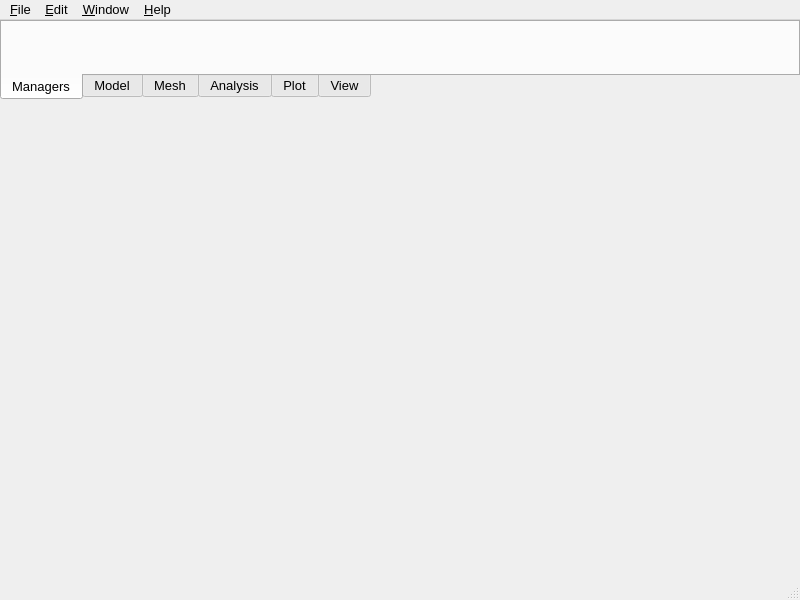
<?xml version="1.0" encoding="UTF-8"?>
<ui version="4.0">
 <class>MainWindow</class>
 <widget class="QMainWindow" name="MainWindow">
  <property name="geometry">
   <rect>
    <x>0</x>
    <y>0</y>
    <width>800</width>
    <height>600</height>
   </rect>
  </property>
  <property name="font">
   <font>
    <pointsize>10</pointsize>
   </font>
  </property>
  <property name="windowTitle">
   <string>QRodSystems</string>
  </property>
  <property name="windowIcon">
   <iconset resource="../../resources/images.qrc">
    <normaloff>:/icons/3D-Modeling.svg</normaloff>:/icons/3D-Modeling.svg</iconset>
  </property>
  <widget class="QWidget" name="centralWidget">
   <property name="font">
    <font>
     <pointsize>10</pointsize>
    </font>
   </property>
   <layout class="QVBoxLayout" name="verticalLayout_2">
    <property name="leftMargin">
     <number>0</number>
    </property>
    <property name="topMargin">
     <number>0</number>
    </property>
    <property name="rightMargin">
     <number>0</number>
    </property>
    <property name="bottomMargin">
     <number>0</number>
    </property>
    <item alignment="Qt::AlignTop">
     <widget class="QTabWidget" name="tabToolBars">
      <property name="minimumSize">
       <size>
        <width>0</width>
        <height>80</height>
       </size>
      </property>
      <property name="maximumSize">
       <size>
        <width>16777215</width>
        <height>100</height>
       </size>
      </property>
      <property name="tabPosition">
       <enum>QTabWidget::South</enum>
      </property>
      <property name="currentIndex">
       <number>0</number>
      </property>
      <widget class="QWidget" name="tabManagers">
       <attribute name="title">
        <string>Managers</string>
       </attribute>
      </widget>
      <widget class="QWidget" name="tabModel">
       <attribute name="title">
        <string>Model</string>
       </attribute>
      </widget>
      <widget class="QWidget" name="tabMesh">
       <attribute name="title">
        <string>Mesh</string>
       </attribute>
      </widget>
      <widget class="QWidget" name="tabAnalysis">
       <attribute name="title">
        <string>Analysis</string>
       </attribute>
      </widget>
      <widget class="QWidget" name="tabPlot">
       <attribute name="title">
        <string>Plot</string>
       </attribute>
      </widget>
      <widget class="QWidget" name="tabView">
       <attribute name="title">
        <string>View</string>
       </attribute>
      </widget>
     </widget>
    </item>
   </layout>
  </widget>
  <widget class="QMenuBar" name="menuBar">
   <property name="geometry">
    <rect>
     <x>0</x>
     <y>0</y>
     <width>800</width>
     <height>23</height>
    </rect>
   </property>
   <widget class="QMenu" name="menuWindow">
    <property name="font">
     <font>
      <pointsize>10</pointsize>
     </font>
    </property>
    <property name="title">
     <string>&amp;Window</string>
    </property>
   </widget>
   <widget class="QMenu" name="menuFile">
    <property name="font">
     <font>
      <pointsize>10</pointsize>
     </font>
    </property>
    <property name="title">
     <string>&amp;File</string>
    </property>
    <addaction name="separator"/>
    <addaction name="actionNew"/>
    <addaction name="actionOpen"/>
    <addaction name="actionOpenRecent"/>
    <addaction name="separator"/>
    <addaction name="actionSave"/>
    <addaction name="actionSaveAs"/>
    <addaction name="separator"/>
    <addaction name="actionExit"/>
   </widget>
   <widget class="QMenu" name="menuEdit">
    <property name="font">
     <font>
      <pointsize>10</pointsize>
     </font>
    </property>
    <property name="title">
     <string>&amp;Edit</string>
    </property>
    <addaction name="actionUndo"/>
    <addaction name="actionRedo"/>
    <addaction name="actionRepeatLastCommand"/>
    <addaction name="separator"/>
    <addaction name="actionCut"/>
    <addaction name="actionCopy"/>
    <addaction name="actionPaste"/>
    <addaction name="separator"/>
    <addaction name="actionRebuild"/>
   </widget>
   <widget class="QMenu" name="menuHelp">
    <property name="font">
     <font>
      <pointsize>10</pointsize>
     </font>
    </property>
    <property name="title">
     <string>&amp;Help</string>
    </property>
    <addaction name="actionAboutQt"/>
    <addaction name="actionAboutProgram"/>
   </widget>
   <addaction name="menuFile"/>
   <addaction name="menuEdit"/>
   <addaction name="menuWindow"/>
   <addaction name="menuHelp"/>
  </widget>
  <widget class="QStatusBar" name="statusBar"/>
  <action name="actionNew">
   <property name="icon">
    <iconset resource="../../resources/images.qrc">
     <normaloff>:/icons/Document-New.svg</normaloff>:/icons/Document-New.svg</iconset>
   </property>
   <property name="text">
    <string>&amp;New</string>
   </property>
   <property name="font">
    <font>
     <pointsize>10</pointsize>
    </font>
   </property>
   <property name="shortcut">
    <string>Ctrl+N</string>
   </property>
  </action>
  <action name="actionOpen">
   <property name="icon">
    <iconset resource="../../resources/images.qrc">
     <normaloff>:/icons/Document-Open.svg</normaloff>:/icons/Document-Open.svg</iconset>
   </property>
   <property name="text">
    <string>&amp;Open...</string>
   </property>
   <property name="font">
    <font>
     <pointsize>10</pointsize>
    </font>
   </property>
   <property name="shortcut">
    <string>Ctrl+O</string>
   </property>
  </action>
  <action name="actionSave">
   <property name="text">
    <string>Save</string>
   </property>
   <property name="font">
    <font>
     <pointsize>10</pointsize>
    </font>
   </property>
   <property name="shortcut">
    <string>Ctrl+S</string>
   </property>
  </action>
  <action name="actionSaveAs">
   <property name="icon">
    <iconset resource="../../resources/images.qrc">
     <normaloff>:/icons/Document-SaveAs.svg</normaloff>:/icons/Document-SaveAs.svg</iconset>
   </property>
   <property name="text">
    <string>Save &amp;As...</string>
   </property>
   <property name="font">
    <font>
     <pointsize>10</pointsize>
    </font>
   </property>
   <property name="shortcut">
    <string>Ctrl+Shift+S</string>
   </property>
  </action>
  <action name="actionOpenRecent">
   <property name="text">
    <string>Open Recent</string>
   </property>
   <property name="font">
    <font>
     <pointsize>10</pointsize>
    </font>
   </property>
  </action>
  <action name="actionExit">
   <property name="text">
    <string>&amp;Exit</string>
   </property>
   <property name="font">
    <font>
     <pointsize>10</pointsize>
    </font>
   </property>
  </action>
  <action name="actionAboutQt">
   <property name="text">
    <string>About &amp;Qt</string>
   </property>
   <property name="font">
    <font>
     <pointsize>10</pointsize>
    </font>
   </property>
  </action>
  <action name="actionAboutProgram">
   <property name="text">
    <string>About &amp;Program</string>
   </property>
   <property name="font">
    <font>
     <pointsize>10</pointsize>
    </font>
   </property>
  </action>
  <action name="actionUndo">
   <property name="text">
    <string>&amp;Undo</string>
   </property>
   <property name="font">
    <font>
     <pointsize>10</pointsize>
    </font>
   </property>
   <property name="shortcut">
    <string>Ctrl+Z</string>
   </property>
  </action>
  <action name="actionRedo">
   <property name="text">
    <string>&amp;Redo</string>
   </property>
   <property name="font">
    <font>
     <pointsize>10</pointsize>
    </font>
   </property>
   <property name="shortcut">
    <string>Ctrl+Shift+Z</string>
   </property>
  </action>
  <action name="actionRepeatLastCommand">
   <property name="text">
    <string>&amp;Repeat Last Command</string>
   </property>
   <property name="font">
    <font>
     <pointsize>10</pointsize>
    </font>
   </property>
  </action>
  <action name="actionCut">
   <property name="text">
    <string>&amp;Cut</string>
   </property>
   <property name="font">
    <font>
     <pointsize>10</pointsize>
    </font>
   </property>
   <property name="shortcut">
    <string>Ctrl+X</string>
   </property>
  </action>
  <action name="actionCopy">
   <property name="text">
    <string>&amp;Copy</string>
   </property>
   <property name="font">
    <font>
     <pointsize>10</pointsize>
    </font>
   </property>
   <property name="shortcut">
    <string>Ctrl+C</string>
   </property>
  </action>
  <action name="actionPaste">
   <property name="text">
    <string>&amp;Paste</string>
   </property>
   <property name="font">
    <font>
     <pointsize>10</pointsize>
    </font>
   </property>
   <property name="shortcut">
    <string>Ctrl+V</string>
   </property>
  </action>
  <action name="actionRebuild">
   <property name="text">
    <string>&amp;Rebuild</string>
   </property>
   <property name="font">
    <font>
     <pointsize>10</pointsize>
    </font>
   </property>
   <property name="shortcut">
    <string>Ctrl+B</string>
   </property>
  </action>
 </widget>
 <resources>
  <include location="../../resources/images.qrc"/>
 </resources>
 <connections/>
</ui>
